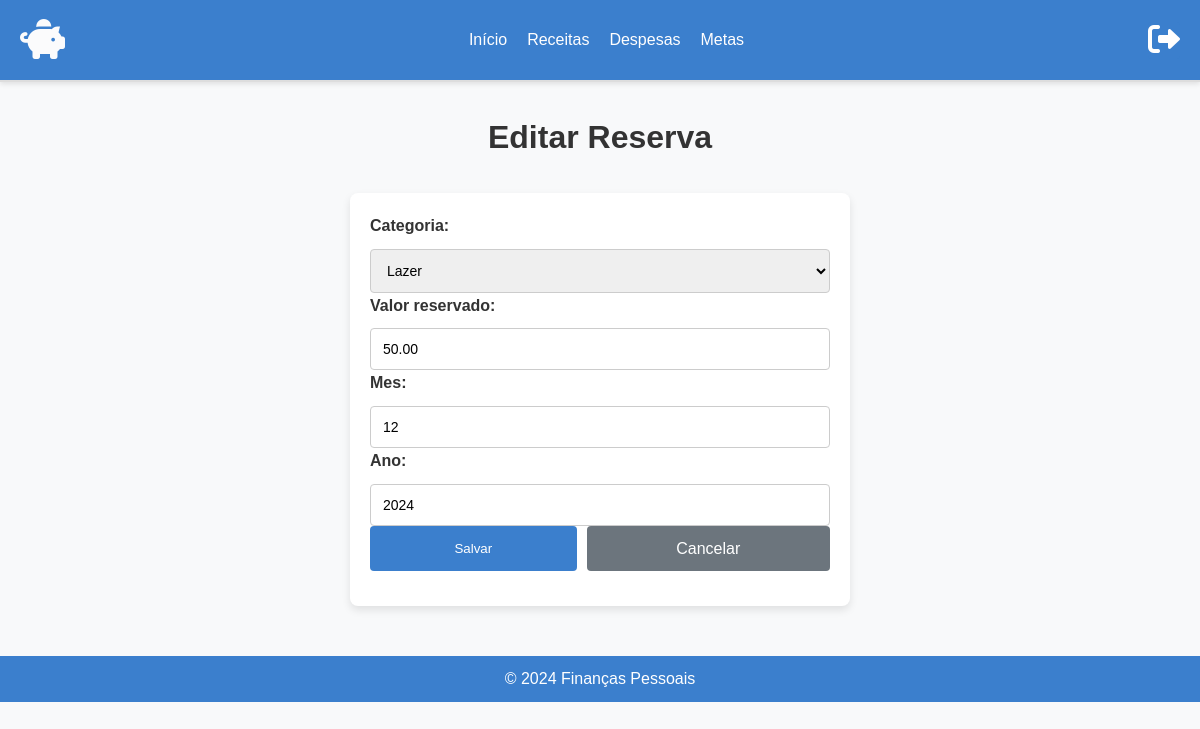
/editar_reserva/15/ (signed in), run on the app's committed database.
### core/models.py (models this page shows, shortened)
class Reserva(models.Model):
    categoria = models.CharField(max_length=20, choices=CATEGORIAS_CHOICES)  # Categoria da reserva
    valor_reservado = models.DecimalField(max_digits=10, decimal_places=2)  # Valor reservado
    mes = models.PositiveSmallIntegerField()  # Mês da reserva
    ano = models.PositiveSmallIntegerField()  # Ano da reserva
    usuario = models.ForeignKey(User, on_delete=models.CASCADE)  # Associação com o usuário

### core/views.py (the view)
# urls.py: path('editar_reserva/<int:id>/', editar_reserva, name='editar_reserva'),
@login_required
def editar_reserva(request, id):
    reserva = get_object_or_404(Reserva, id=id, usuario=request.user)
    if request.method == 'POST':
        form = ReservaForm(request.POST, instance=reserva)
        if form.is_valid():
            form.save()
            return redirect('listar_reservas')
    else:
        form = ReservaForm(instance=reserva)
    return render(request, 'core/editar_reserva.html', {'form': form, 'reserva': reserva})

### core/forms.py (shortened to what this page needs)
class ReservaForm(forms.ModelForm):
    class Meta:
        model = Reserva
        fields = ['categoria', 'valor_reservado', 'mes', 'ano']
    def __init__(self, *args, **kwargs):
        super().__init__(*args, **kwargs)
        self.fields['categoria'].choices = CATEGORIAS_CHOICES  # Usando a constante CATEGORIAS_CHOICES

### core/templates/core/editar_reserva.html (shortened to what this page needs)
<!DOCTYPE html>
<html lang="pt-br">
<head>
    <link href="https://cdnjs.cloudflare.com/ajax/libs/font-awesome/6.0.0-beta3/css/all.min.css" rel="stylesheet">
    {% load static %}
    <link rel="stylesheet" href="{% static 'core/styles.css' %}">
</head>
<body>
    <header class="header-container">
        <div class="header-content">
            <a href="/" class="header-logo">
                <i class="fas fa-piggy-bank"></i>
            </a>
            <nav class="header-nav">
                <ul class="nav-list">
                    <li><a href="/" class="nav-link">Início</a></li>
                    <li><a href="/listar_receitas" class="nav-link">Receitas</a></li>
                    <li><a href="/listar_despesas" class="nav-link">Despesas</a></li>
                    <li><a href="/listar_reservas" class="nav-link">Metas</a></li>
                </ul>
            </nav>
            <a>
                <form action="{% url 'logout' %}" method="post" class="header-logout">
                    <button type="submit" class="logout-button">
                        <i class="fas fa-sign-out-alt"></i>
                    </button>
                </form>
            </a>
        </div>
    </header>
    <main>
         <div class="titulo-pagina">
            <h1>Editar Reserva</h1>
        </div>
    <div class="form">
        <form method="post" class="form-group">
            {{ form.as_p }}
            <div class="botoes-form">
                <button type="submit" class="btn-acao">Salvar</button>
            <a href="{% url 'listar_reservas' %}" class="btn-cancelar">Cancelar</a>
            </div>
        </form>
    </div>
    </main>
    <footer>
        <p>&copy; 2024 Finanças Pessoais</p>
    </footer>
</body>
</html>

### core/static/core/styles.css (style rules this page uses)
body, h1, h2, h3, p, div, nav, footer, header, button { margin: 0; padding: 0; box-sizing: border-box; }
body { font-family: Arial, sans-serif; background-color: #f8f9fa; color: #333; line-height: 1.6; }
.header-container { background-color: #3B7FCD; padding: 10px 20px; border-bottom: 2px solid #ddd; position: sticky; top: 0; width: 100%; z-index: 1000; box-shadow: 0 2px 5px rgba(0, 0, 0, 0.1); }
.header-content { display: flex; justify-content: space-between; align-items: center; margin: 0 auto; width: 100%; }
.header-logo { font-size: 2.5rem; font-weight: bold; color: #fbfbfc; text-decoration: none; line-height: 1.5; }
.header-nav { display: flex; justify-content: center; width: 100%; }
.nav-list { display: flex; list-style: none; margin: 0; padding: 0; gap: 20px; }
.nav-link { color: #fffefe; text-decoration: none; font-size: 1rem; transition: color 0.3s, text-decoration 0.3s; }
.logout-button { background-color: #3B7FCD; color: #fffefe; border-radius: 3px; font-size: 0.9rem; cursor: pointer; border: none; font-size: 2rem; }
footer { background-color: #3B7FCD; color: #fff; text-align: center; position: sticky; bottom: 0; left: 0; width: 100%; padding: 10px 20px; margin-top: 50px; }
.titulo-pagina { padding: 30px; text-align: center; }
.form { width: 100%; max-width: 500px; margin: 0 auto; padding: 20px; border-radius: 8px; background-color: #fff; box-shadow: 0 4px 8px rgba(0, 0, 0, 0.1); box-sizing: border-box; }
.form-group { margin-bottom: 15px; }
.form-group label { display: block; font-weight: bold; margin-bottom: 5px; font-size: 16px; }
.form-group input, .form-group select { width: 100%; padding: 12px; border: 1px solid #ccc; border-radius: 4px; box-sizing: border-box; font-size: 14px; margin-top: 5px; }
.botoes-form { display: flex; justify-content: space-between; }
.botoes-form .btn-acao { padding: 10px 20px; background-color: #3B7FCD; color: #fff; border: none; border-radius: 4px; text-decoration: none; text-align: center; width: 48%; }
.btn-acao + .btn-cancelar { margin-left: 10px; }
.btn-cancelar { padding: 10px 20px; background-color: #6c757d; color: #fff; border: none; border-radius: 4px; text-decoration: none; text-align: center; width: 48%; }

### data on the page
Reserva: categoria "Lazer", valor_reservado "50.00", mes "12", ano "2024"
